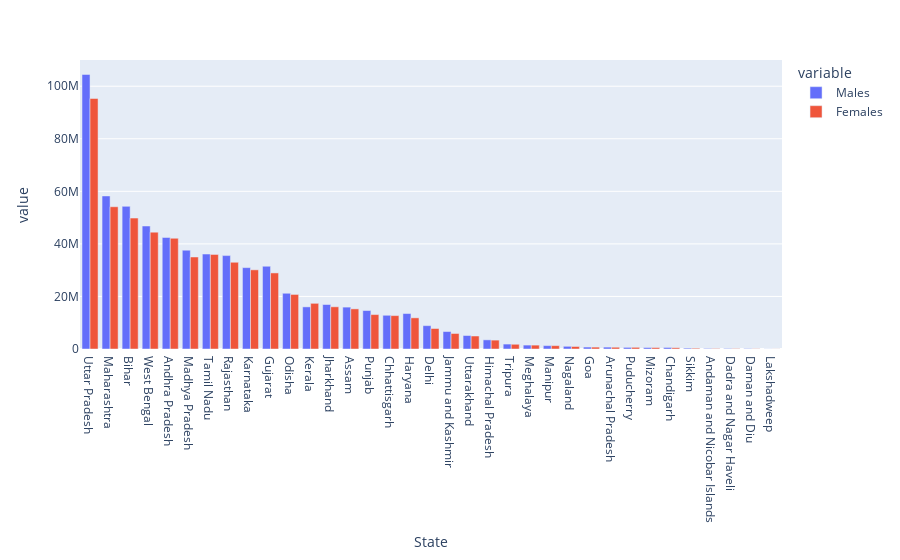

The code cell stored with this chart in its notebook:
### Markdown cell above
Data Visualization

### Code cell
fig = px.bar(df, x='State', y=['Males', 'Females'], barmode='group')

fig.show()

### Figure 1 — Plotly figure (JSON) as saved in the notebook; plotly's stock layout.template omitted (floating-point values rounded to 4 significant figures)
{"data": [{"alignmentgroup": "True", "hovertemplate": "variable=Males<br>State=%{x}<br>value=%{y}<extra></extra>", "legendgroup": "Males", "marker": {"color": "#636efa", "pattern": {"shape": ""}}, "name": "Males", "offsetgroup": "Males", "orientation": "v", "showlegend": true, "textposition": "auto", "type": "bar", "x": ["Uttar Pradesh", "Maharashtra", "Bihar", "West Bengal", "Andhra Pradesh", "Madhya Pradesh", "Tamil Nadu", "Rajasthan", "Karnataka", "Gujarat", "Odisha", "Kerala", "Jharkhand", "Assam", "Punjab", "Chhattisgarh", "Haryana", "Delhi", "Jammu and Kashmir", "Uttarakhand", "Himachal Pradesh", "Tripura", "Meghalaya", "Manipur", "Nagaland", "Goa", "Arunachal Pradesh", "Puducherry", "Mizoram", "Chandigarh", "Sikkim", "Andaman and Nicobar Islands", "Dadra and Nagar Haveli", "Daman and Diu", "Lakshadweep"], "xaxis": "x", "y": [104480510, 58243056, 54278157, 46809027, 42442146, 37612306, 36137975, 35550997, 30966657, 31491260, 21212136, 16027412, 16930315, 15939443, 14639465, 12832895, 13494734, 8887326, 6640662, 5137773, 3481873, 1874376, 1491832, 1290171, 1024649, 739140, 713912, 612511, 555339, 580663, 323070, 202871, 193760, 150301, 33123], "yaxis": "y"}, {"alignmentgroup": "True", "hovertemplate": "variable=Females<br>State=%{x}<br>value=%{y}<extra></extra>", "legendgroup": "Females", "marker": {"color": "#EF553B", "pattern": {"shape": ""}}, "name": "Females", "offsetgroup": "Females", "orientation": "v", "showlegend": true, "textposition": "auto", "type": "bar", "x": ["Uttar Pradesh", "Maharashtra", "Bihar", "West Bengal", "Andhra Pradesh", "Madhya Pradesh", "Tamil Nadu", "Rajasthan", "Karnataka", "Gujarat", "Odisha", "Kerala", "Jharkhand", "Assam", "Punjab", "Chhattisgarh", "Haryana", "Delhi", "Jammu and Kashmir", "Uttarakhand", "Himachal Pradesh", "Tripura", "Meghalaya", "Manipur", "Nagaland", "Goa", "Arunachal Pradesh", "Puducherry", "Mizoram", "Chandigarh", "Sikkim", "Andaman and Nicobar Islands", "Dadra and Nagar Haveli", "Daman and Diu", "Lakshadweep"], "xaxis": "x", "y": [95331831, 54131277, 49821295, 44467088, 42138631, 35014503, 36009055, 32997440, 30128640, 28948432, 20762082, 17378649, 16057819, 15266133, 13103873, 12712303, 11856728, 7800615, 5900640, 4948519, 3382729, 1799541, 1475057, 1280219, 953853, 719405, 669815, 635442, 541867, 474787, 287507, 177710, 149949, 92946, 31350], "yaxis": "y"}], "layout": {"barmode": "group", "legend": {"title": {"text": "variable"}, "tracegroupgap": 0}, "margin": {"t": 60}, "xaxis": {"anchor": "y", "domain": [0, 1], "title": {"text": "State"}}, "yaxis": {"anchor": "x", "domain": [0, 1], "title": {"text": "value"}}}}
